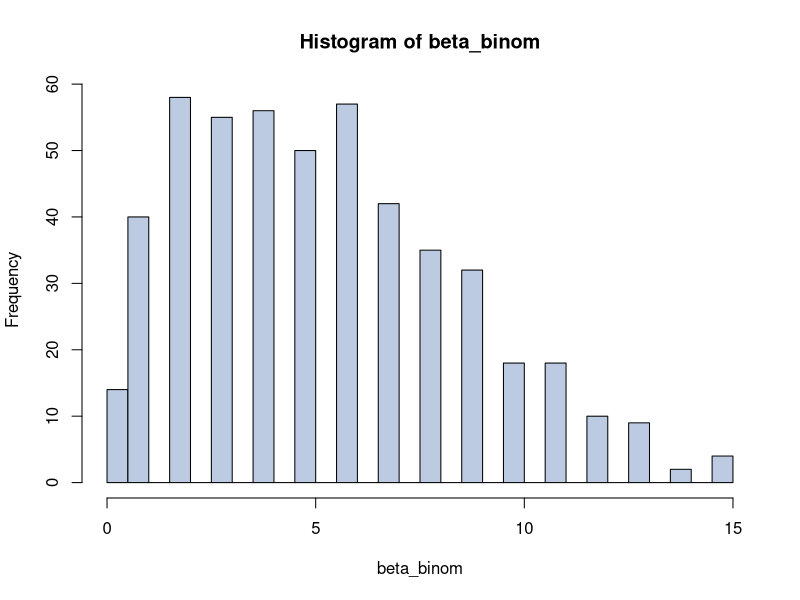
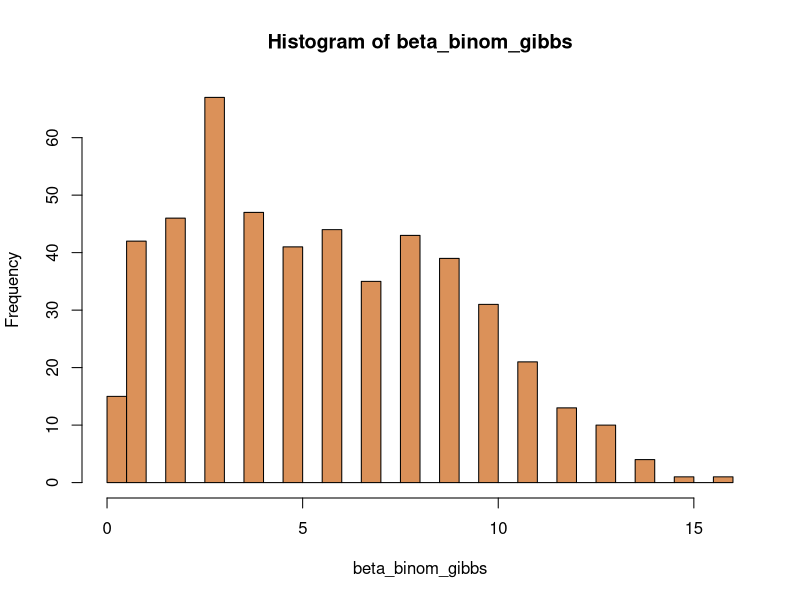
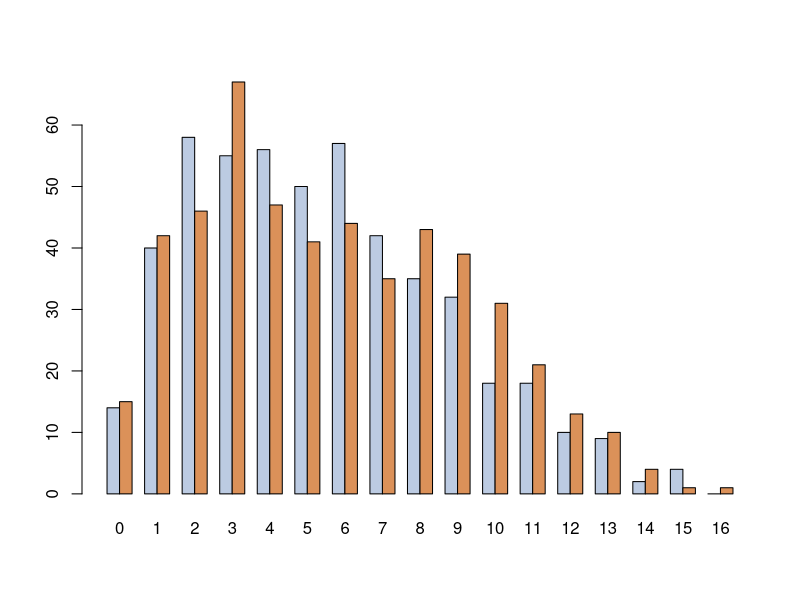

These charts were generated, in order, by the following R code:
## ---- chunk 1
library(VGAM)
library(ggplot2)
library(grid)
library(gridExtra)
library(plotrix)

set.seed(123)

n = 16
a = 2
b = 4
m = 500

beta_binom <- rbetabinom.ab(m, n, a, b, .dontuse.prob = NULL)
hist(beta_binom, breaks = 30, col="#bccbe2")
## ---- chunk 2
set.seed(123)
k = 10
beta_binom_gibbs = rep(NA, m)
for (i in 1:m){
  y = rbeta(1, 1, 1)
  for (s in 1:k){
    x = rbinom(1, n, y)
    y = rbeta(1, x+a, n-x+b)
  }
  beta_binom_gibbs[i] = x
}

hist(beta_binom_gibbs, breaks=30, col="#db9159")
## ---- chunk 3
l <- list(beta_binom, beta_binom_gibbs)
multhist(l, breaks = seq(-0.5, 16.5, by=1), col=c("#bccbe2","#db9159"))
